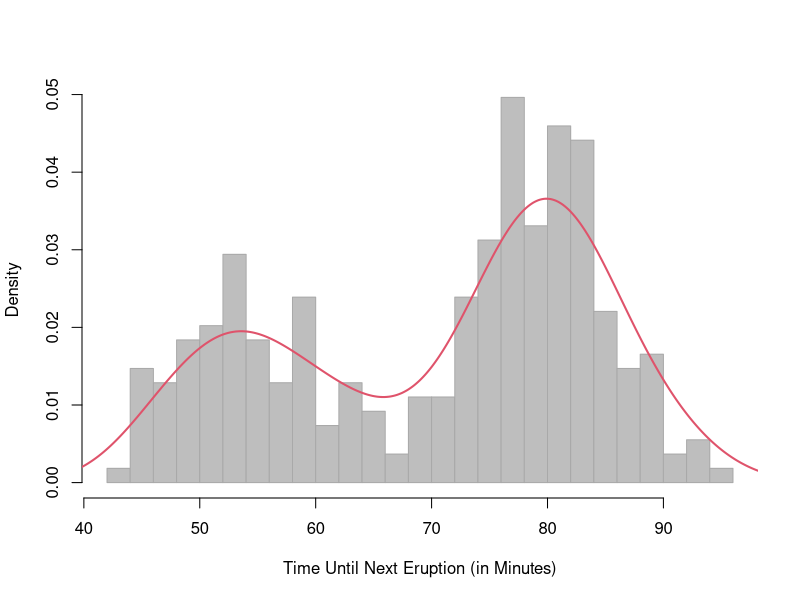
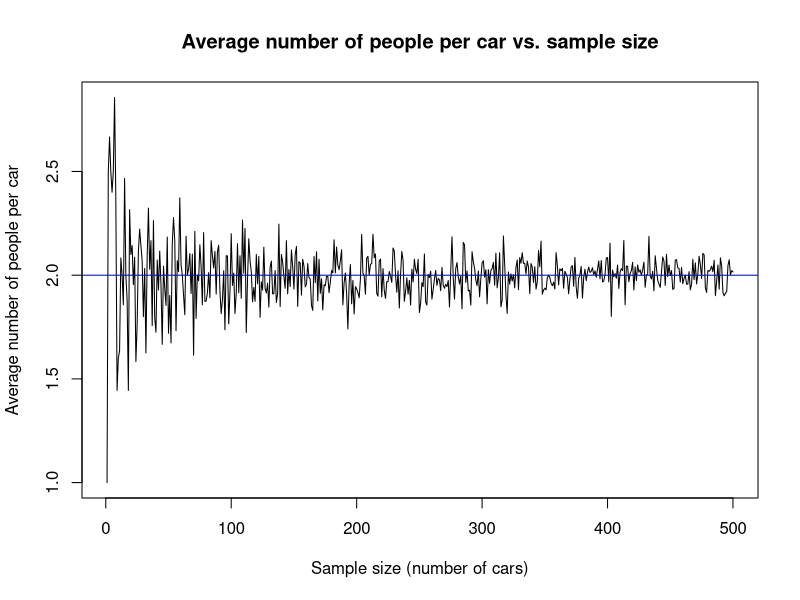
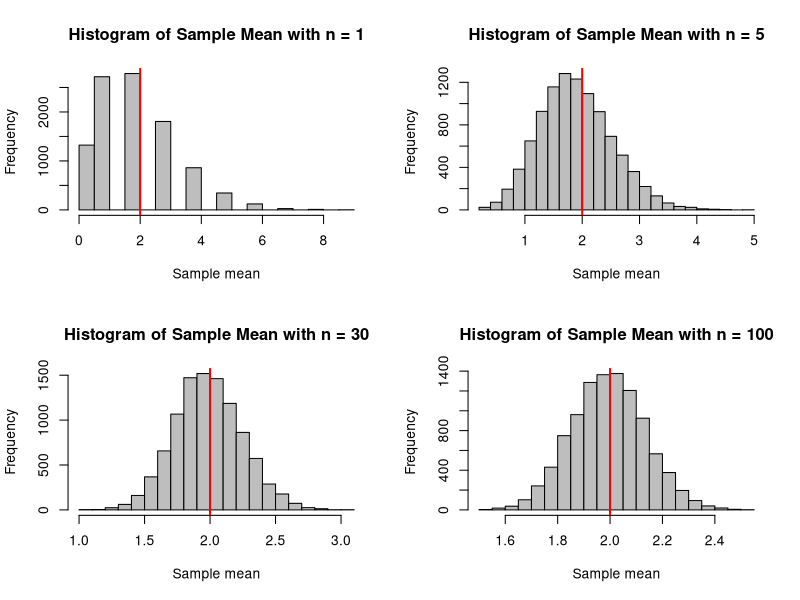

The R script that drew these images, in order: (Note: this script raises an error after producing the figures.)
## ---- chunk 1
knitr::opts_chunk$set(echo = TRUE)
## ---- chunk 2
data(faithful)
head(faithful)

waiting  = as.matrix(faithful[, 2, drop = FALSE])
h <- hist(waiting, col = "grey", bor = "darkgrey", breaks = 24, prob = TRUE, 
          xlab = "Time Until Next Eruption (in Minutes)", main="")
lines(density(waiting), col = 2, lwd = 2)
## ---- chunk 3
#--- WRITE A FUNCTION TO GET LOG LIKELIHOOD WHICH WILL BE PLACED INSIDE THE EM FUNCTION
log.lik <- function(X, mu_1, mu_2, var_1, var_2, pi_1, pi_2) {
  sum(log(pi_1 * dnorm(X, mu_1, sd = sqrt(var_1)) + pi_2 * dnorm(X, mu_2, sd = sqrt(var_2))))
}

##--- CREATE A FUNCTION TO GET EM 
em_mixture <- function(starting_values, X, tol = .0001, maxits = 100) {
  
  # initialize convergence to false and iteration number to 0
  converged <- FALSE
  iter <- 0
  N <- length(X)

  # initialize starting values
  pi_1 <- starting_values$pi_1
  pi_2 <- starting_values$pi_2
  mu_1 <- starting_values$mu_1
  mu_2 <- starting_values$mu_2
  var_1 <- starting_values$var_1
  var_2 <- starting_values$var_2
  
  while ((!converged) & (iter < maxits)) { 
    # 1. Evaluate the log likelihood at the initial parameters
    ll <- log.lik(X = X, 
                  pi_1 = pi_1, 
                  pi_2 = pi_2,
                  mu_1 = mu_1, 
                  mu_2 = mu_2,
                  var_1 = var_1, 
                  var_2 = var_2)
    
    # 2. E-Step
    gamma_1 <- pi_1 * dnorm(X, mu_1, sd = sqrt(var_1)) / 
      (pi_1 * dnorm(X, mu_1, sd = sqrt(var_1)) + pi_2 * dnorm(X, mu_2, sd = sqrt(var_2)))
    gamma_2 <- pi_2 * dnorm(X, mu_2, sd = sqrt(var_2)) / 
      (pi_1 * dnorm(X, mu_1, sd = sqrt(var_1)) + pi_2 * dnorm(X, mu_2, sd = sqrt(var_2)))
    
    # 3. M-Step 
    pi_1 <- sum(gamma_1)/N
    pi_2 <- sum(gamma_2)/N
    mu_1 <-  sum(X * gamma_1) / sum(gamma_1)
    mu_2 <-  sum(X * gamma_2) / sum(gamma_2)
    var_1 <- sum((X - mu_1)^2 * gamma_1) / sum(gamma_1)
    var_2 <- sum((X - mu_2)^2 * gamma_2) / sum(gamma_2)
    
    # 4. Evaluate the log likelihood at the new parameter values 
    ll.new <- log.lik(X = X, 
                      pi_1 = pi_1, 
                      pi_2 = pi_2,
                      mu_1 = mu_1, 
                      mu_2 = mu_2, 
                      var_1 = var_1, 
                      var_2 = var_2)
    
    # 5. Check convergence
    if(abs(ll - ll.new) < tol) {
      converged <- TRUE
    }

    # Onto the next iteration 
    iter <- iter + 1
    
    # Give yourself a message to keep track of progress
    cat(paste0("Running iteration ", iter, 
               ". Log likelihood changed by ", round(abs(ll - ll.new), 4), "\n"))
  }
  
  # When finished, save the parameter values 
  params <- list(pi_1 = pi_1,
                 pi_2 = pi_2, 
                 mu_1 = mu_1, 
                 mu_2 = mu_2, 
                 var_1 = var_1,
                 var_2 = var_2)
  return(params)
}

waiting_values_1 <- list(pi_1 = .5, pi_2 = .5, mu_1 = 52, mu_2 = 80, var_1 = 10, var_2 = 10)

em_waiting <- em_mixture(starting_values = waiting_values_1, X = waiting)
em_waiting
## ---- chunk 4

## ---- chunk 5

## ---- chunk 6
set.seed(123)

# Define the rate of the Poisson distribution
lambda <- 2

# Define the number of samples
n_samples <- 500

# Define the number of cars for each sample
n_cars <- 1:n_samples

# Generate the samples
samples <- lapply(n_cars, function(n) rpois(n, lambda))

# Compute the average number of people per car for each sample
avg_people_per_car <- sapply(samples, mean)

# Plot the results
plot(n_cars, avg_people_per_car, type = "l", 
     xlab = "Sample size (number of cars)", 
     ylab = "Average number of people per car", 
     main = "Average number of people per car vs. sample size")
abline(h = lambda, col = "blue")

## ---- chunk 7
set.seed(123)

hundred_cars <- rpois(100, 2)

h_mean <- mean(hundred_cars)
h_sd <- sd(hundred_cars)
approx_sd <- h_sd / sqrt(100)


cat("Sample mean:", h_mean, "\n")
cat("Sample standard deviation:", h_sd, "\n")
cat("CLT standard deviation:", approx_sd, "\n")
## ---- chunk 8
# Set the seed for reproducibility
set.seed(123)

# Define the sample sizes
n <- c(1, 5, 30, 100)

# Generate the histograms
par(mfrow = c(2, 2))
for (i in 1:length(n)) {
  # Generate the replicates
  replicates <- replicate(10000, mean(rpois(n[i], lambda)))
  
  # Plot the histogram
  hist(replicates, breaks = 30, col = "gray", 
       main = paste0("Histogram of Sample Mean with n = ", n[i]), 
       xlab = "Sample mean")
  
  # Add a vertical line at the true mean
  abline(v = lambda, col = "red", lwd = 2)
}
## ---- chunk 9

t_value <- sqrt(100)*((1.7 - h_mean) / approx_sd)

prob2 <- pt(t_value, df = 99)

cat("The probability of getting a 1.7 or less", prob, "\n")

#T-value formula solve for a new value, find the score when prob is 0.01

x_hat2 <- (( qt(0.01, df = 99) * approx_sd ) / 100) + 2

cat("To ensure the probability stays below 1%, you need to make sure the mean number of cars is below", x_hat2, "\n")

## ---- chunk 10
z_score <- (1.7 - h_mean) / approx_sd

prob <- pnorm(z_score)

cat("The probability of getting a 1.7 or less", prob, "\n")

#Z-score formula solve for a new value, find the score when prob is 0.01

x_hat <- ( qnorm(0.01) * approx_sd ) + 2

cat("To ensure the probability stays below 1%, you need to make sure the mean number of cars is", x_hat, "\n")
